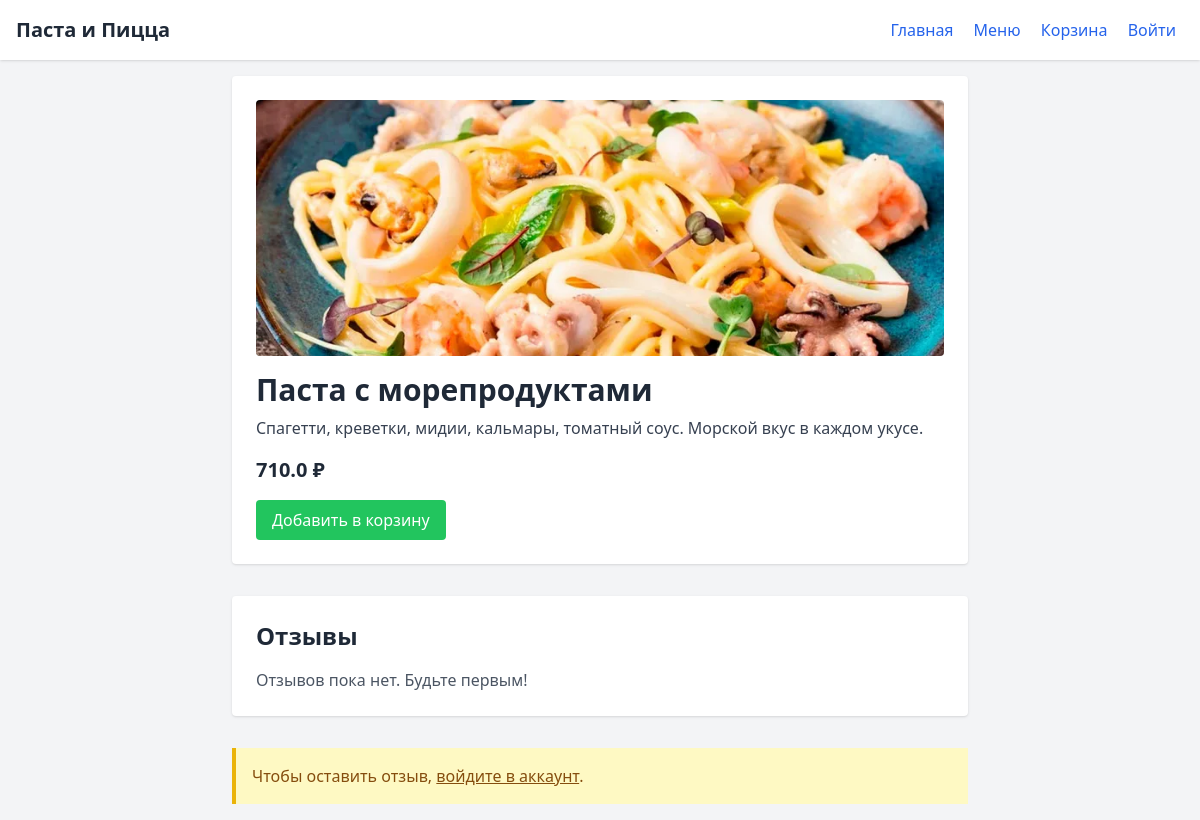
Page /dish/25 on the committed database.
### tables this page shows
CREATE TABLE dishes (
    id INTEGER PRIMARY KEY AUTOINCREMENT,
    title TEXT,
    description TEXT,
    price REAL,
    category_id INTEGER,
    image TEXT,
    is_veg INTEGER DEFAULT 0,
    is_spicy INTEGER DEFAULT 0,
    FOREIGN KEY(category_id) REFERENCES categories(id)
);

### app.py (the view)
@app.route("/dish/<int:dish_id>")
def dish_detail(dish_id):
    dish = get_dish_by_id(dish_id)
    reviews = get_reviews_for_dish(dish_id)
    return render_template("dish_detail.html", dish=dish, reviews=reviews)

### app.py (called while the page is built)
@app.before_request
def before_request():
    get_db()

@app.teardown_appcontext
def teardown_db(exception):
    close_db()

def get_dish_by_id(dish_id):
    row = query_db("SELECT * FROM dishes WHERE id=?", (dish_id,), one=True)
    return dict(row) if row else None

def get_reviews_for_dish(dish_id):
    reviews = query_db(
        "SELECT r.rating, r.text, u.name, r.created_at FROM reviews r JOIN users u ON r.user_id = u.id WHERE r.dish_id=? ORDER BY r.created_at DESC",
        (dish_id,))
    return [dict(row) for row in reviews]

### database.py (called while the page is built)
def get_db():
    if 'db' not in g:
        conn = sqlite3.connect(DB_PATH)
        conn.row_factory = sqlite3.Row
        g.db = conn
    return g.db

def query_db(query, args=(), one=False):
    cur = get_db().execute(query, args)
    rv = cur.fetchall()
    cur.close()
    return (rv[0] if rv else None) if one else rv

### templates/dish_detail.html (shortened to what this page needs)
<!DOCTYPE html>
<html lang="ru">
<head>
  <script src="https://cdn.tailwindcss.com"></script>
</head>
<body class="bg-gray-100 text-gray-800">
  <header class="bg-white shadow p-4 flex justify-between items-center">
    <h1 class="text-xl font-bold">Паста и Пицца</h1>
    <nav>
      <a href="/" class="mx-2 text-blue-600 hover:underline">Главная</a>
      <a href="/menu" class="mx-2 text-blue-600 hover:underline">Меню</a>
      <a href="/cart" class="mx-2 text-blue-600 hover:underline">Корзина</a>
      {% if session.user_id %}
        <span class="mx-2 text-gray-700">Привет, {{ session.user_name }}!</span>
        <a href="/logout" class="mx-2 text-red-600 hover:underline">Выйти</a>
      {% else %}
        <a href="/login" class="mx-2 text-blue-600 hover:underline">Войти</a>
      {% endif %}
    </nav>
  </header>
  <main class="p-4 max-w-3xl mx-auto">
    <div class="bg-white shadow rounded p-6 mb-8">
      {% if dish.image %}
        <img src="{{ url_for('uploads', filename=dish.image) }}" alt="{{ dish.title }}" class="w-full h-64 object-cover rounded mb-4">
      {% endif %}
      <h2 class="text-3xl font-bold mb-2">{{ dish.title }}</h2>
      <p class="text-gray-700 mb-4">{{ dish.description }}</p>
      <p class="text-xl font-semibold mb-4">{{ dish.price }} ₽</p>
      <form action="/cart" method="post" class="inline">
        <button type="submit" class="px-4 py-2 bg-green-500 text-white rounded hover:bg-green-600">Добавить в корзину</button>
      </form>
    </div>
    <div class="bg-white shadow rounded p-6 mb-8">
      <h3 class="text-2xl font-bold mb-4">Отзывы</h3>
      {% if reviews %}
        <div class="space-y-4">
          {% for review in reviews %}
            <div class="border-b pb-2">
              <p class="text-yellow-500 mb-1">Оценка: {{ review.rating }} ⭐️</p>
              <p class="text-gray-800 mb-1">{{ review.text }}</p>
              <p class="text-sm text-gray-500">— {{ review.name }}, {{ review.created_at }}</p>
            </div>
          {% endfor %}
        </div>
      {% else %}
        <p class="text-gray-600">Отзывов пока нет. Будьте первым!</p>
      {% endif %}
    </div>
    {% if session.user_id %}
      <div class="bg-white shadow rounded p-6">
        <h3 class="text-2xl font-bold mb-4">Оставить отзыв</h3>
        <form action="/review/{{ dish.id }}" method="post">
          <label for="rating" class="block mb-2">Оценка (1–5):</label>
          <select name="rating" id="rating" class="mb-4 w-full border rounded px-3 py-2">
            {% for i in range(1,6) %}
              <option value="{{ i }}">{{ i }}</option>
            {% endfor %}
          </select>
          <label for="text" class="block mb-2">Ваш отзыв:</label>
          <textarea name="text" id="text" rows="4" class="w-full border rounded px-3 py-2 mb-4"></textarea>
          <button type="submit" class="px-4 py-2 bg-blue-600 text-white rounded hover:bg-blue-700">Отправить</button>
        </form>
      </div>
    {% else %}
      <div class="bg-yellow-100 border-l-4 border-yellow-500 p-4">
        <p class="text-yellow-800">Чтобы оставить отзыв, <a href="/login" class="underline">войдите в аккаунт</a>.</p>
      </div>
    {% endif %}
  </main>
</body>
</html>

### rows in the picture
dishes: image (picture), title "Паста с морепродуктами", description "Спагетти, креветки, мидии, кальмары, томатный соус. Морской вкус в каждом укусе.", price "710.0"
